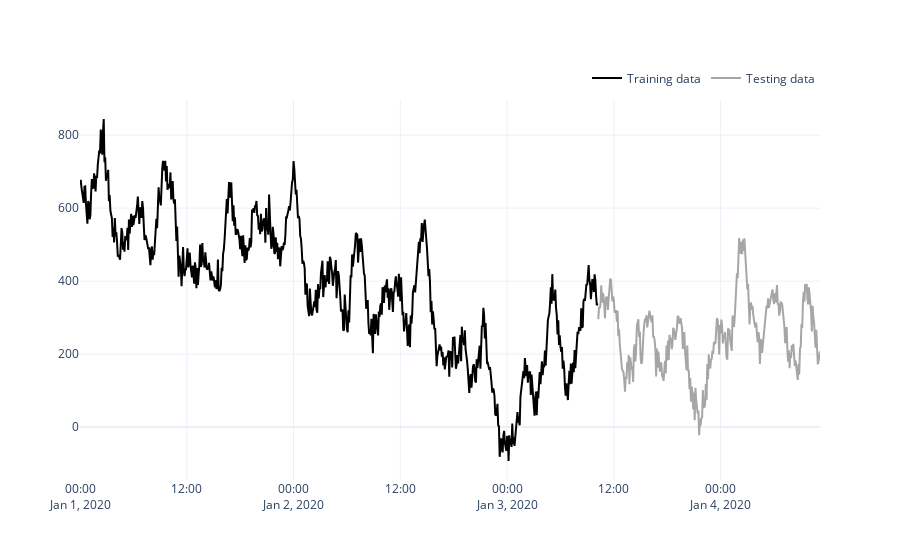

Notebook source saved alongside this figure:
### Code cell
model = qgpr(X_train,y_train, kernel)
model.plotly(X_test, y_test)

### Figure 1 — Plotly figure (JSON) as saved in the notebook; plotly's stock layout.template omitted (floating-point values rounded to 4 significant figures; data arrays with more than 128 entries replaced by an {"elided": "..."} marker saying what was removed)
{"data": [{"line": {"color": "rgba(0,0,0, 1)"}, "mode": "lines", "name": "Training data", "showlegend": true, "type": "scatter", "x": {"elided": "699 str values"}, "y": {"elided": "699 float values"}}, {"line": {"color": "rgba(128,128,128, .7)"}, "mode": "lines", "name": "Testing data", "type": "scatter", "x": {"elided": "300 str values"}, "y": {"elided": "300 float values"}}], "layout": {"legend": {"orientation": "h", "x": 1, "xanchor": "right", "y": 1.02, "yanchor": "bottom"}, "yaxis": {"automargin": true}}}
